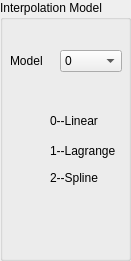
  <widget class="QGroupBox" name="groupBox_7">
   <property name="geometry">
    <rect>
     <x>710</x>
     <y>280</y>
     <width>131</width>
     <height>261</height>
    </rect>
   </property>
   <property name="title">
    <string>Interpolation Model</string>
   </property>
   <widget class="QLabel" name="label_52">
    <property name="geometry">
     <rect>
      <x>10</x>
      <y>50</y>
      <width>40</width>
      <height>21</height>
     </rect>
    </property>
    <property name="text">
     <string>Model</string>
    </property>
   </widget>
   <widget class="QComboBox" name="comboBox_5">
    <property name="geometry">
     <rect>
      <x>60</x>
      <y>50</y>
      <width>62</width>
      <height>22</height>
     </rect>
    </property>
    <item>
     <property name="text">
      <string>0</string>
     </property>
    </item>
    <item>
     <property name="text">
      <string>1</string>
     </property>
    </item>
    <item>
     <property name="text">
      <string>2</string>
     </property>
    </item>
   </widget>
   <widget class="QLabel" name="label_53">
    <property name="geometry">
     <rect>
      <x>50</x>
      <y>110</y>
      <width>61</width>
      <height>21</height>
     </rect>
    </property>
    <property name="text">
     <string>0--Linear</string>
    </property>
   </widget>
   <widget class="QLabel" name="label_54">
    <property name="geometry">
     <rect>
      <x>50</x>
      <y>140</y>
      <width>71</width>
      <height>21</height>
     </rect>
    </property>
    <property name="text">
     <string>1--Lagrange</string>
    </property>
   </widget>
   <widget class="QLabel" name="label_55">
    <property name="geometry">
     <rect>
      <x>50</x>
      <y>170</y>
      <width>71</width>
      <height>16</height>
     </rect>
    </property>
    <property name="text">
     <string>2--Spline</string>
    </property>
   </widget>
  </widget>
